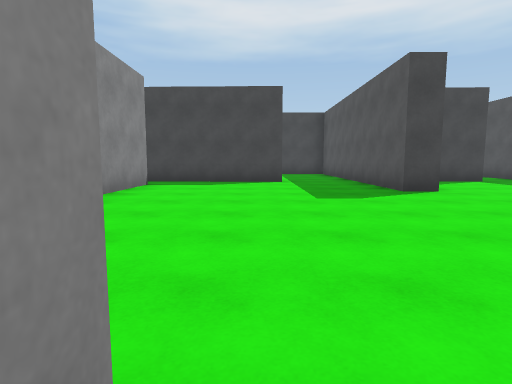
view 1 (above)

24 first-person views from a walk through a 3-D level made in the Unity game engine. The camera is 1.2 m above the floor, tilts 6° down and sees 80° across. The floor is counted in squares, 2 m on a side. Each view is taken from the middle of a square. On the plan, view 1 faces up. The plan holds only what a view shows up to about 9 squares ahead; the rest is blank. The place goes on beyond the plan. The player character is not drawn. Surface patterns are stand-ins for the level's own textures.

view 2
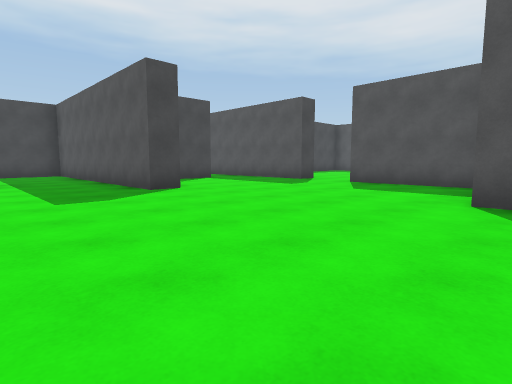

view 3
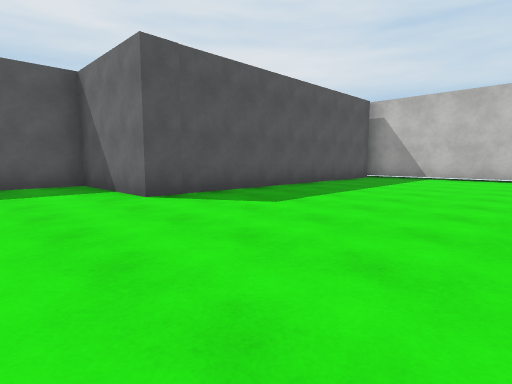

view 4
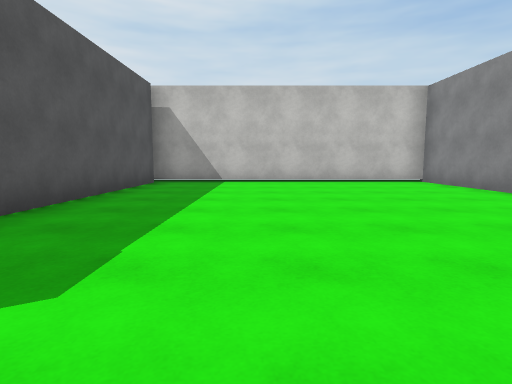

view 5
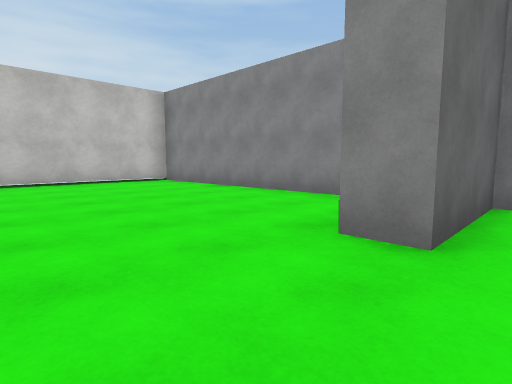

view 6
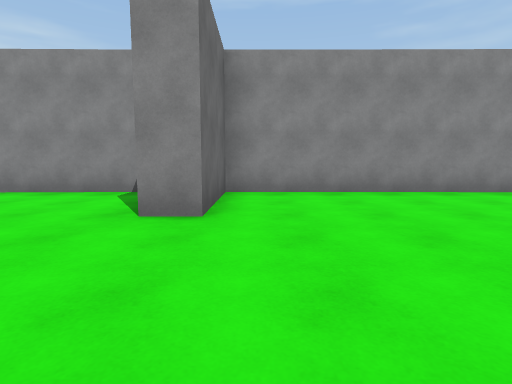

view 7
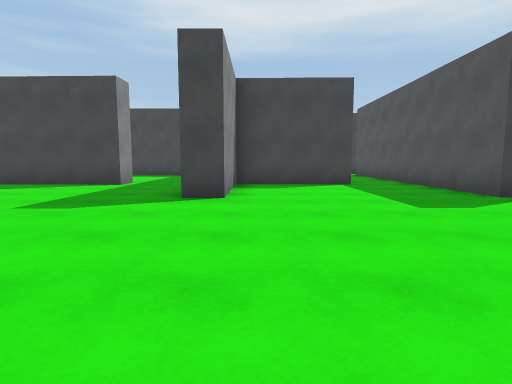

view 8
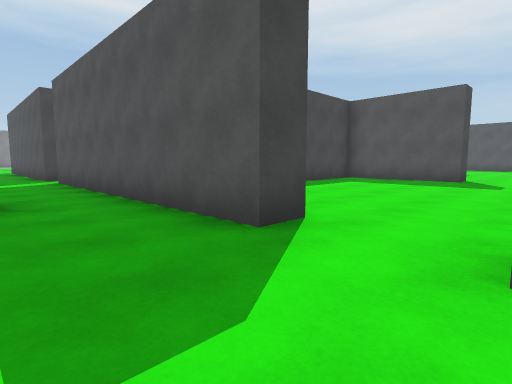

view 9
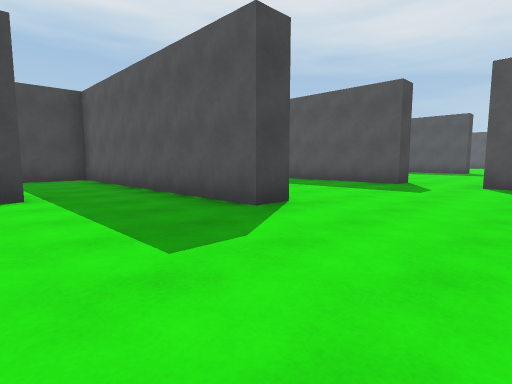

view 10
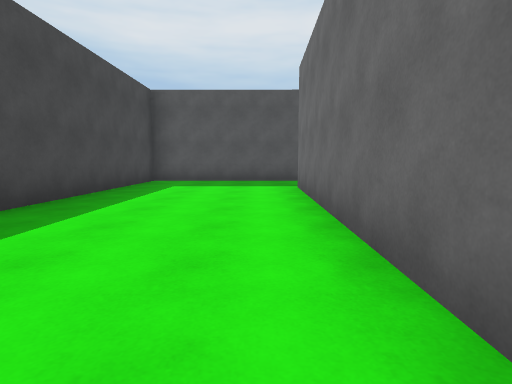

view 11
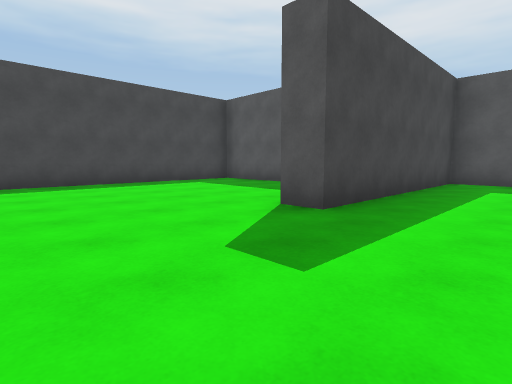

view 12
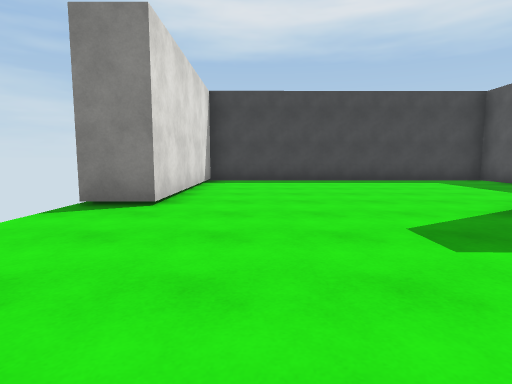

view 13
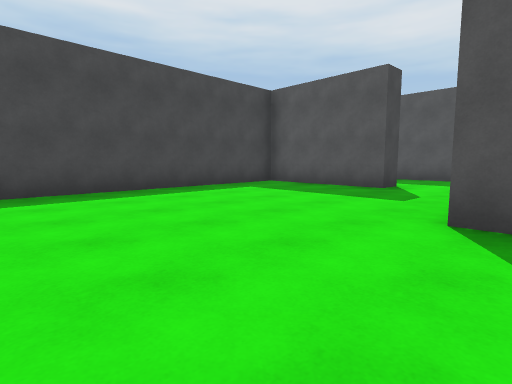

view 14
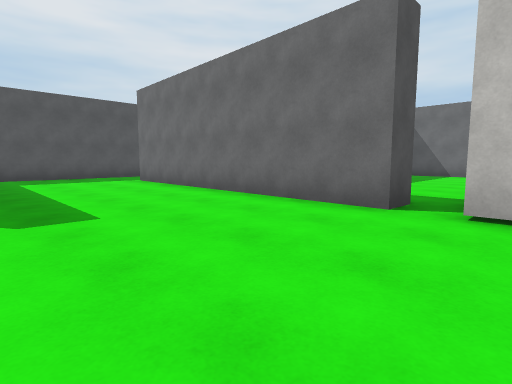

view 15
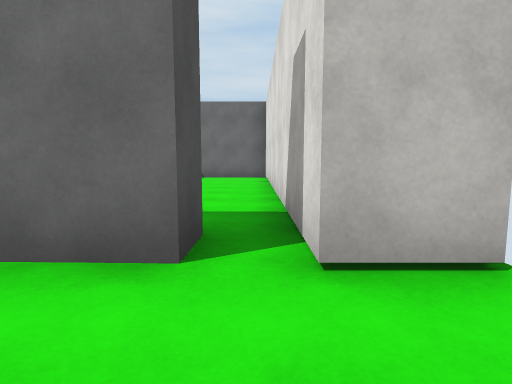

view 16
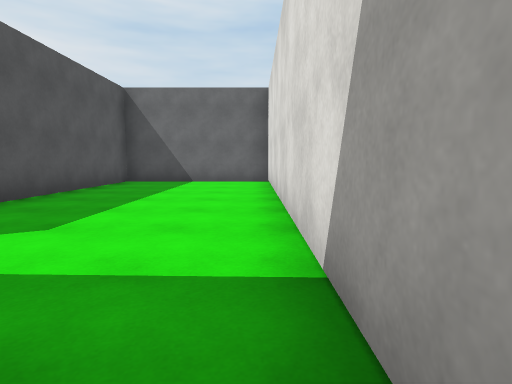

view 17
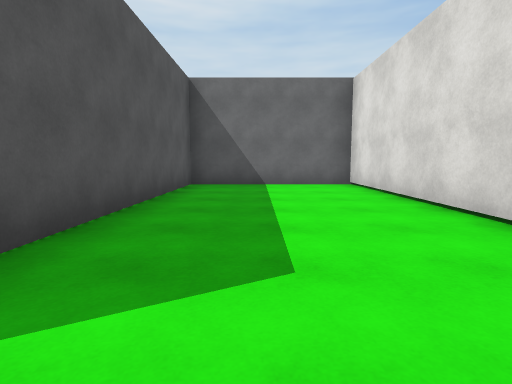

view 18
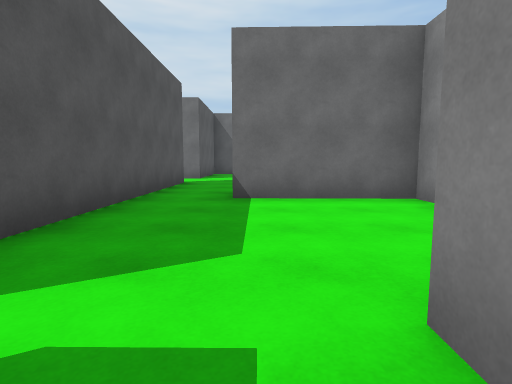

view 19
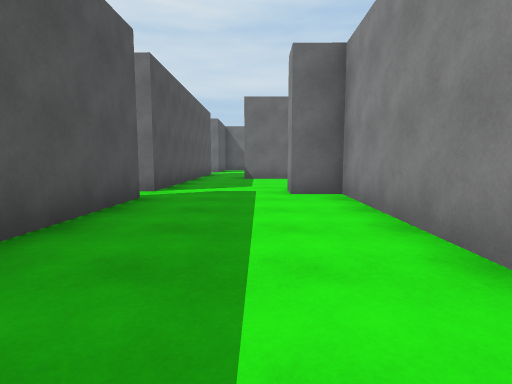

view 20
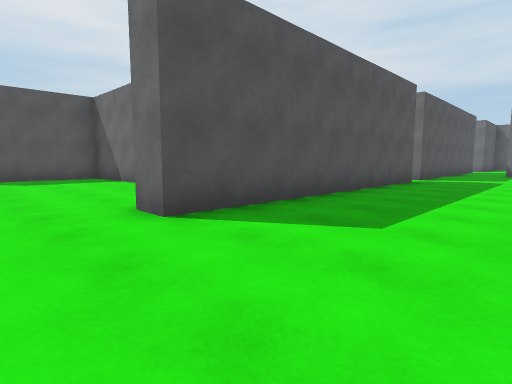

view 21
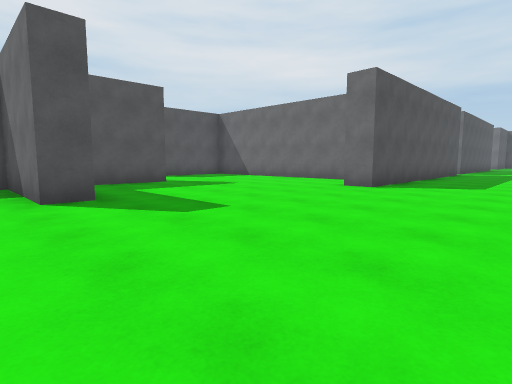

view 22
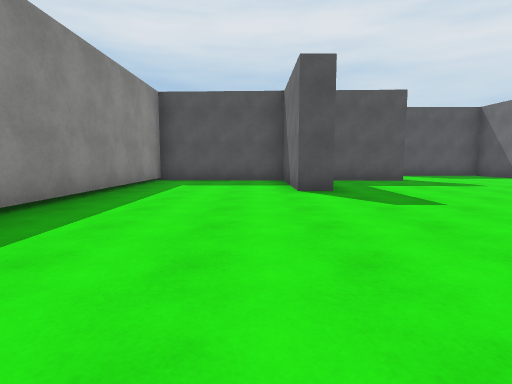

view 23
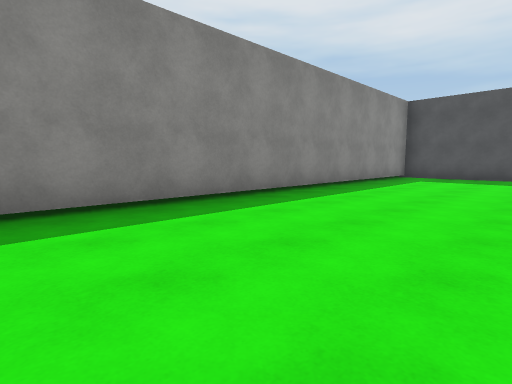

view 24
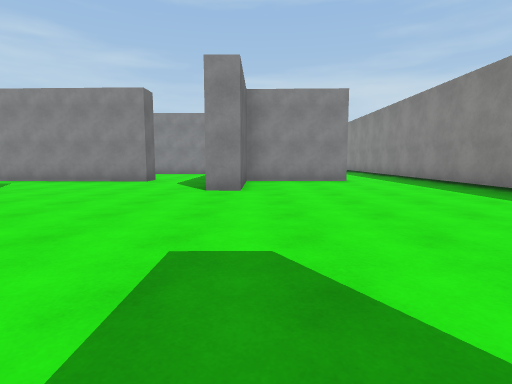

### Floor plan
Points are (right, up) in squares from view 1. A wall is a line through its corners. A room is listed if a view was taken in it or the views show most of it. See-through windows are left out.
Room 1 (views 1, 2, 3, 4, 5, 6, 7, 8, 9)
walls: (-2.7, -1.1) (-2.6, -7.4) (4.7, -7.4) (4.8, 0.8) (7.9, 0.8) (7.9, 4.2); (0.7, 8.4) (-3, 8.5); (-2.9, 7.5) (-2.7, 0.4) (-0.2, 0.4) (-0.2, -0.3); (8.7, 5.8) (7.9, 5.8) (8, 9.5); (6.5, 8.5) (3.5, 8.6) (3.5, 5.8) (2.8, 5.8) (2.8, 8.5)
ways out: opening at (1.5, 9) to room 2; opening at (-3, 8) to room 3; opening at (7, 9) to room 5; opening at (8, 5)
Room 2 (views 10, 11, 12, 13, 14, 15)
walls: (1.2, 15.6) (0.5, 15.7) (0.6, 19) (-7.3, 19) (-7.3, 14) (-8.4, 14); (-6.6, 9.3) (0.7, 9.1) (0.7, 8.4); (-8.4, 9.3) (-7.3, 9.3); (2.8, 8.5) (2.9, 13) (-2.8, 13) (-2.8, 13.8)
ways out: opening at (1.5, 9) to room 1; opening at (-7, 9) to room 3; opening at (1, 14.5) to room 4
Room 3 (views 16, 17)
walls: (-6.6, 8.6) (-6.6, 9.3); (-7.3, 9.3) (-7.3, 0.4) (-3.4, 0.4) (-3.4, 6.1)
ways out: opening at (-3, 8) to room 1; opening at (-7, 9) to room 2
Room 4 (views 18, 19, 20, 21, 22, 23, 24)
walls: (9.9, 26.4) (9.9, 27.2) (12.9, 27.2) (13.1, 30.4); (1.4, 22.9) (1.3, 18.6); (12.8, 23.7) (12.9, 25.8); (4.6, 17.4) (4.5, 13.6) (5.4, 13.6); (1.5, 25.7) (4, 25.7) (4, 25); (12.9, 19.6) (14.4, 19.6); (1.3, 28.7) (1.2, 25.7); (3.8, 15.1) (3.9, 16.1); (15.6, 20.7) (15.6, 22.1); (8.2, 14) (8, 14) (8, 21.4) (8.7, 21.4); (8, 13.2) (8.3, 13.2); (13.1, 30.8) (0.9, 30.8)
ways out: opening at (1, 14.5) to room 2; opening at (6.5, 13) to room 5; opening at (1, 23.5); opening at (1, 29.5); opening at (8, 14)
Room 5 (no view inside)
walls: (8, 9.5) (8, 13.2); (5.4, 13.6) (5.4, 12.9); (3.5, 9.8) (3.5, 9.3) (6.4, 9.2)
ways out: opening at (7, 9) to room 1; opening at (6.5, 13) to room 4

Positions as (right, up) in squares from view 1, and headings:
1: (0, 0), facing up
2: (0, 0), facing up-right
3: (0, 3), facing down-right
4: (2, 1), facing down
5: (2, 1), facing down-left
6: (3, 1), facing left
7: (4, 1), facing up
8: (6, 4), facing up-right
9: (0, 3), facing up-right
10: (-6, 10), facing right
11: (-6, 11), facing up-right
12: (-6, 10), facing up
13: (-6, 13), facing up-right
14: (-8, 13), facing down-right
15: (-7, 11), facing down
16: (-7, 9), facing down
17: (-5, 8), facing down
18: (6, 14), facing down
19: (6, 19), facing down
20: (5, 23), facing down-right
21: (5, 28), facing down-right
22: (4, 28), facing right
23: (2, 27), facing up-right
24: (10, 26), facing left
